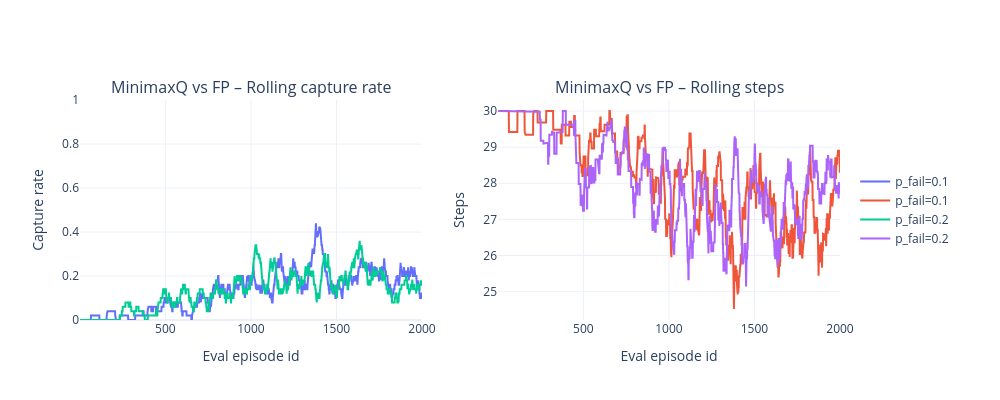

Here is the notebook cell this chart was saved with:
### Markdown cell above
* Rolling capture rate and steps per eval episode for MinimaxQ catcher vs FP runner.

### Code cell
run_mix = 'minimaxq_vs_fp'
mix_ep = ep_df.loc[ep_df['run'] == run_mix]
if mix_ep.empty:
    print('No data for MinimaxQ vs FP')
else:
    display(summary_seed_df.loc[summary_seed_df['run'] == run_mix])
    plot_run_trends(mix_ep, run=run_mix, window=ROLL_WINDOW, title_prefix='MinimaxQ vs FP')

### Figure 1 — Plotly figure (JSON) as saved in the notebook; plotly's stock layout.template omitted (floating-point values rounded to 4 significant figures; data arrays with more than 128 entries replaced by an {"elided": "..."} marker saying what was removed)
{"data": [{"mode": "lines", "name": "p_fail=0.1", "type": "scatter", "x": {"elided": "2000 int values"}, "xaxis": "x", "y": {"elided": "2000 float values"}, "yaxis": "y"}, {"mode": "lines", "name": "p_fail=0.1", "type": "scatter", "x": {"elided": "2000 int values"}, "xaxis": "x2", "y": {"elided": "2000 float values"}, "yaxis": "y2"}, {"mode": "lines", "name": "p_fail=0.2", "type": "scatter", "x": {"elided": "2000 int values"}, "xaxis": "x", "y": {"elided": "2000 float values"}, "yaxis": "y"}, {"mode": "lines", "name": "p_fail=0.2", "type": "scatter", "x": {"elided": "2000 int values"}, "xaxis": "x2", "y": {"elided": "2000 float values"}, "yaxis": "y2"}], "layout": {"annotations": [{"font": {"size": 16}, "showarrow": false, "text": "MinimaxQ vs FP – Rolling capture rate", "x": 0.225, "xanchor": "center", "xref": "paper", "y": 1, "yanchor": "bottom", "yref": "paper"}, {"font": {"size": 16}, "showarrow": false, "text": "MinimaxQ vs FP – Rolling steps", "x": 0.775, "xanchor": "center", "xref": "paper", "y": 1, "yanchor": "bottom", "yref": "paper"}], "height": 400, "legend": {"orientation": "v", "x": 1.02, "y": 0.5, "yanchor": "middle"}, "margin": {"r": 160}, "width": 1000, "xaxis": {"anchor": "y", "domain": [0, 0.45], "title": {"text": "Eval episode id"}}, "xaxis2": {"anchor": "y2", "domain": [0.55, 1], "title": {"text": "Eval episode id"}}, "yaxis": {"anchor": "x", "domain": [0, 1], "range": [0, 1], "title": {"text": "Capture rate"}}, "yaxis2": {"anchor": "x2", "domain": [0, 1], "title": {"text": "Steps"}}}}
